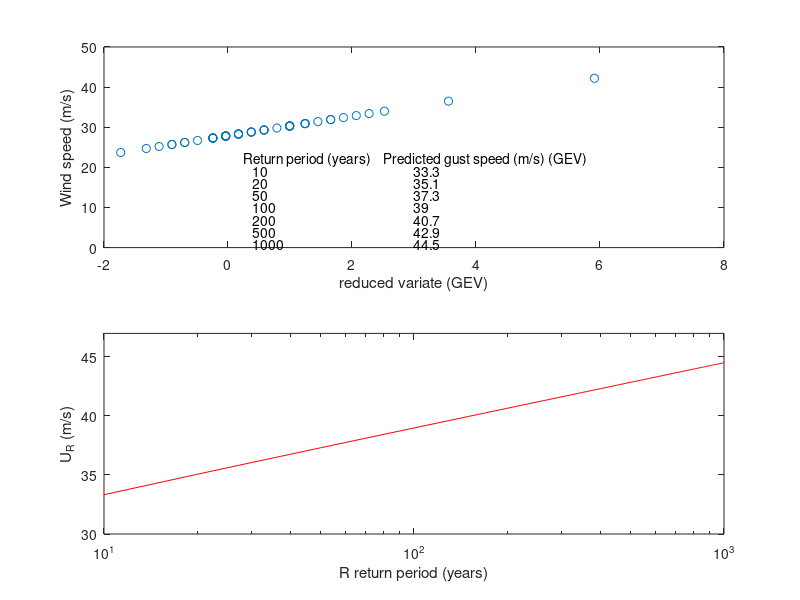

This figure's MATLAB source:
%---
% 2.3.1 Example of use of Gumbel's method from Holmes (2001) Wind loading of structures now
% redefined into GEV
%---
% History
% 2017-10-18 Ivan Guettler (DHMZ): first version of the code
% 2017-10-25 I.G. (DHMZ) syncronize sign of the shape parameter (cf. pg. 15 in "Statistical Analysis of Extreme Values" by Reiss&Thomas

%---
% Initialize
%---
	close all; clear all; clc


%---
% Read data
%---

	data=load('./Holmes_Table21.txt');

%--
% Sort data
%--
	U=data(:,2)';

	pkg load statistics  %Specific for octave.
	params=gevfit(U);    %This function is available in octave "package statistics"
	    k=params(1)*(-1);     %              shape    parameter: change of sign; check 2017-10-25 comment
	alpha=params(2);          %dispersion or scale    parameter
	 beta=params(3);          %      mode or location parameter

%--
% Compute reduced variate
%--
	y=(U-beta)/alpha; %-------------------------> Eq.(2) Palutikof et al. (1999) Meteorol. Appl.

%---
% plot original data vs. reduced variate (irrelevant but for comparison with Holmes_Examples_231.m)
%---

	h=figure(1);
	subplot(2,1,1)
		plot(y,U,'o'); hold on
		xlim([-2 8]); xlabel('reduced variate (GEV)');
		ylim([0 50]); ylabel('Wind speed (m/s)');

%---
% Compute Table 2.3 Prediction of extreme winds for fixed return periods
%---
	R=[10 20 50 100 200 500 1000];
	U_R=beta+alpha/k*(1-(-log(1-1./R)).^(k)); %-> Eq.(3a) Palutikof et al. (1999) Meteorol. Appl.
	[round(R*100)/100; round(U_R*10)/10]'


%---
% Print Table 2.3 (first two columns) on Figure 2.2
%---
	D=length(R);
			text(0.2,22    ,' Return period (years)    Predicted gust speed (m/s) (GEV)');

		for d=[1:D];
			text(0.4,22-d*3,num2str(R(d)));
			text(3.0,22-d*3,num2str(round(U_R(d)*10)/10));
		end
%--
% R vs. U_R graph (return period plot)
%--
	subplot(2,1,2)
	R_c=[10:10:1000];
	U_R_c=beta+alpha/k*(1-(-log(1-1./R_c)).^(k)); %-> Eq.(3a) Palutikof et al. (1999) Meteorol. Appl.
	semilogx(R_c,U_R_c,'r');
		xlabel('R return period (years)'); xlim([min(R) max(R)]);
		ylabel('U_R (m/s)');               ylim([30 47]);

		print(h,'Figure_22_GEVFIT.png')


